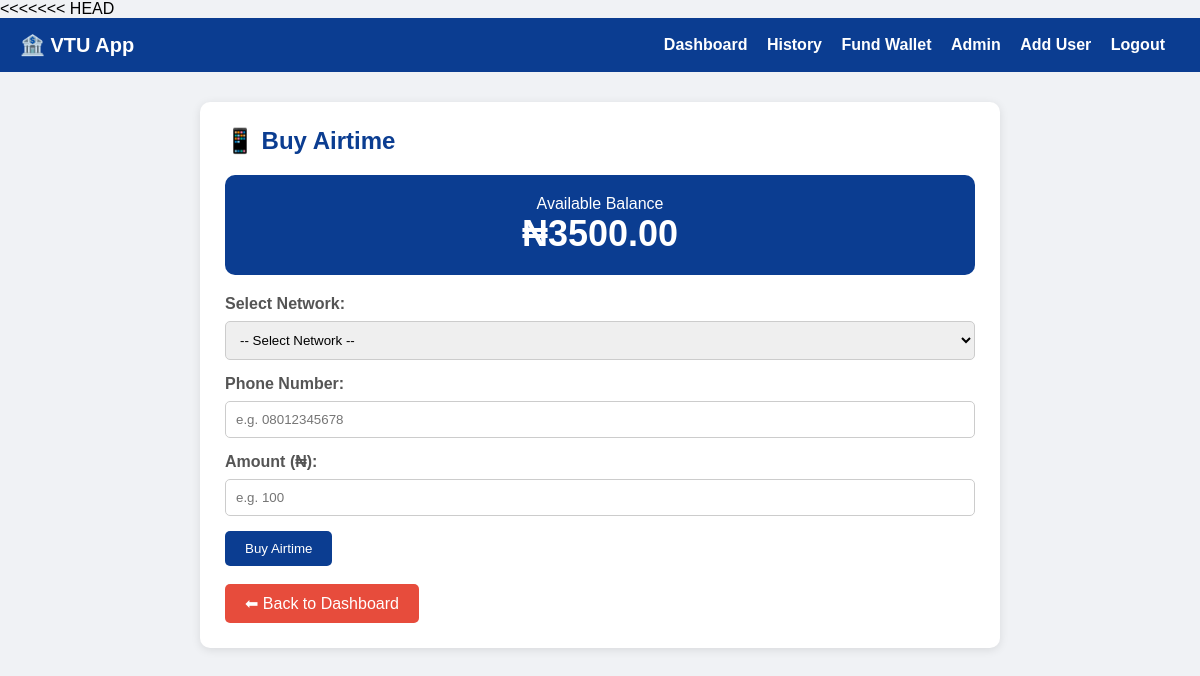
The page /buy-airtime (signed in) on the database as committed earlier.
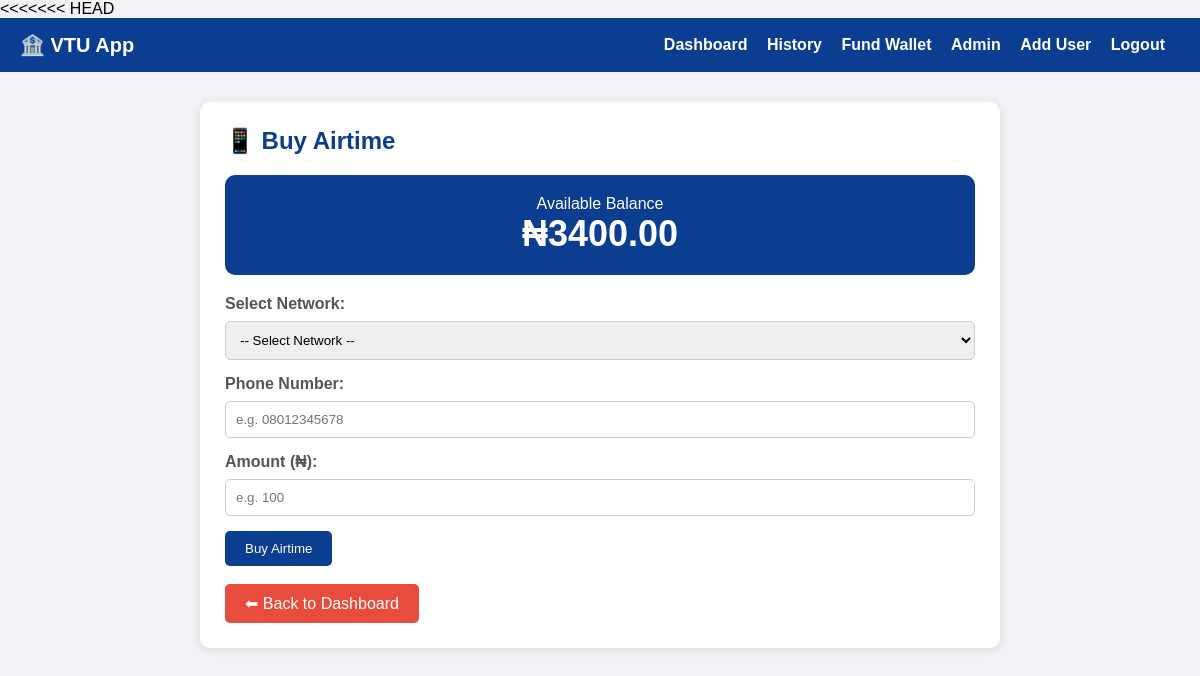
The same page on the database as committed later.
### app.py (models this page shows)
class User(db.Model):
    id = db.Column(db.Integer, primary_key=True)
    username = db.Column(db.String(80), unique=True, nullable=False)
    password = db.Column(db.String(120), nullable=False)
    balance = db.Column(db.Float, default=0.0)
    phone = db.Column(db.String(20))
    is_admin = db.Column(db.Boolean, default=False)

### app.py (the view, shortened to what this page needs)
@app.route('/buy-airtime', methods=['GET', 'POST'])
@login_required
def buy_airtime():
    user = db.session.get(User, session['user_id'])
    return render_template('airtime.html', user=user)

### app.py (called while the page is built)
def login_required(f):
    @wraps(f)
    def decorated_function(*args, **kwargs):
        if 'user_id' not in session:
            return redirect(url_for('login'))
        return f(*args, **kwargs)
    return decorated_function

### templates/airtime.html (shortened to what this page needs)
{% extends "base.html" %}
{% block content %}
<div class="card">
    <h2>📱 Buy Airtime</h2>
    <div class="balance-box">
        <p>Available Balance</p>
        <h1>₦{{ "%.2f"|format(user.balance) }}</h1>
    </div>
    <form method="POST">
        <label>Select Network:</label>
        <select name="network" required>
            <option value="">-- Select Network --</option>
        </select>
        <label>Phone Number:</label>
        <input type="text" name="phone"
               placeholder="e.g. 08012345678"
               required>
        <label>Amount (₦):</label>
        <input type="number" name="amount"
               placeholder="e.g. 100"
               min="50" required>
        <button class="btn" type="submit">
            Buy Airtime
        </button>
    </form>
    <br>
    <a href="/dashboard" class="btn btn-red">
        ⬅ Back to Dashboard
    </a>
</div>
{% endblock %}

Rows that differ between the two databases and show on the page:
changed User: balance "3500.00" → "3400.00"
